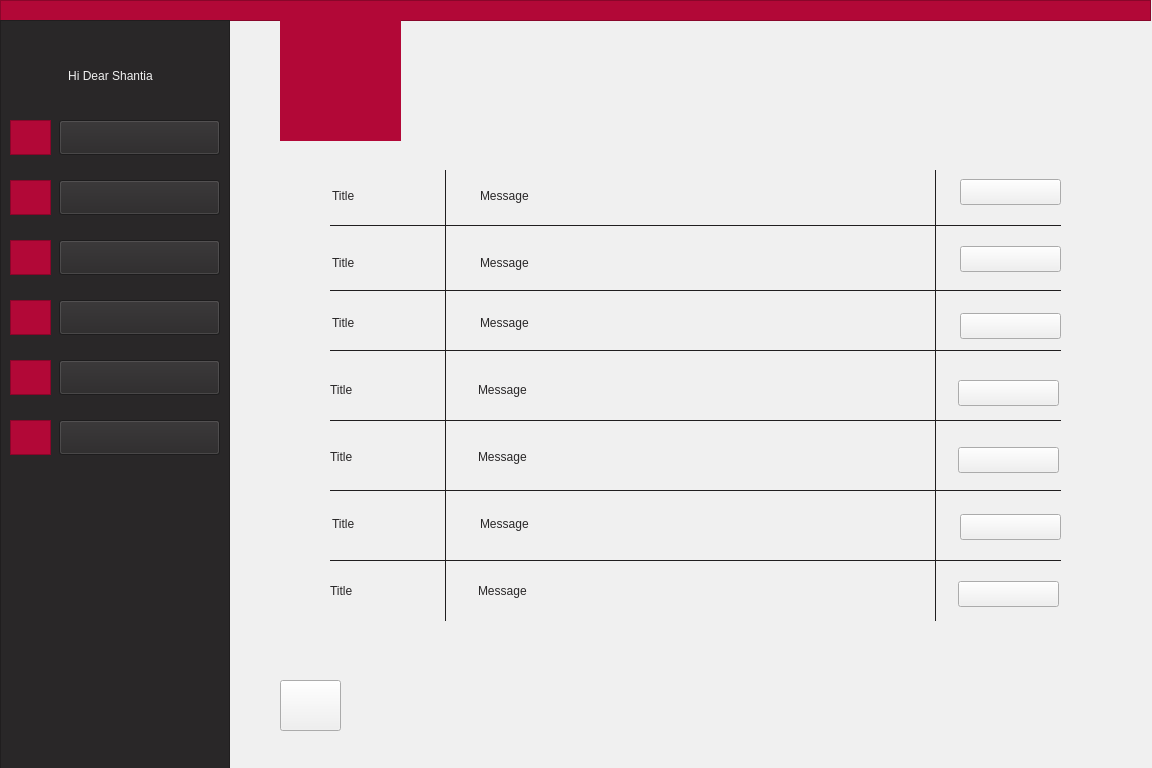
<?xml version="1.0" encoding="UTF-8"?>
<ui version="4.0">
 <class>teacherMessages</class>
 <widget class="QWidget" name="teacherMessages">
  <property name="geometry">
   <rect>
    <x>0</x>
    <y>0</y>
    <width>1152</width>
    <height>768</height>
   </rect>
  </property>
  <property name="minimumSize">
   <size>
    <width>1152</width>
    <height>768</height>
   </size>
  </property>
  <property name="windowTitle">
   <string>Form</string>
  </property>
  <property name="styleSheet">
   <string notr="true">background-color: rgb(240, 240, 240);</string>
  </property>
  <widget class="QLabel" name="label_14">
   <property name="geometry">
    <rect>
     <x>280</x>
     <y>680</y>
     <width>41</width>
     <height>46</height>
    </rect>
   </property>
   <property name="styleSheet">
    <string>font: 9pt &quot;Montserrat&quot;;
color: rgb(178, 8, 55);</string>
   </property>
   <property name="text">
    <string/>
   </property>
   <property name="pixmap">
    <pixmap resource="arrowIcon.qrc">:/new/prefix1/icons8-left-arrow-50.png</pixmap>
   </property>
   <property name="scaledContents">
    <bool>true</bool>
   </property>
  </widget>
  <widget class="QLabel" name="msg5">
   <property name="geometry">
    <rect>
     <x>478</x>
     <y>447</y>
     <width>421</width>
     <height>20</height>
    </rect>
   </property>
   <property name="styleSheet">
    <string notr="true">font: 9pt &quot;Montserrat&quot;;
color: rgb(41, 39, 40);</string>
   </property>
   <property name="text">
    <string>Message </string>
   </property>
  </widget>
  <widget class="QLabel" name="label_13">
   <property name="geometry">
    <rect>
     <x>960</x>
     <y>250</y>
     <width>101</width>
     <height>20</height>
    </rect>
   </property>
   <property name="styleSheet">
    <string notr="true">font: 9pt &quot;Montserrat&quot;;
color: rgb(178, 8, 55);</string>
   </property>
   <property name="text">
    <string>Watch More</string>
   </property>
  </widget>
  <widget class="QLabel" name="msg3">
   <property name="geometry">
    <rect>
     <x>480</x>
     <y>313</y>
     <width>421</width>
     <height>20</height>
    </rect>
   </property>
   <property name="styleSheet">
    <string notr="true">font: 9pt &quot;Montserrat&quot;;
color: rgb(41, 39, 40);</string>
   </property>
   <property name="text">
    <string>Message </string>
   </property>
  </widget>
  <widget class="QLabel" name="label_16">
   <property name="geometry">
    <rect>
     <x>960</x>
     <y>384</y>
     <width>101</width>
     <height>20</height>
    </rect>
   </property>
   <property name="styleSheet">
    <string notr="true">font: 9pt &quot;Montserrat&quot;;
color: rgb(178, 8, 55);</string>
   </property>
   <property name="text">
    <string>Watch More</string>
   </property>
  </widget>
  <widget class="QFrame" name="frame_9">
   <property name="geometry">
    <rect>
     <x>330</x>
     <y>350</y>
     <width>731</width>
     <height>1</height>
    </rect>
   </property>
   <property name="styleSheet">
    <string notr="true">background-color: rgb(41, 39, 40);
border-color: rgb(41, 39, 40);</string>
   </property>
   <property name="frameShape">
    <enum>QFrame::StyledPanel</enum>
   </property>
   <property name="frameShadow">
    <enum>QFrame::Raised</enum>
   </property>
  </widget>
  <widget class="QPushButton" name="msgbtn3">
   <property name="geometry">
    <rect>
     <x>960</x>
     <y>313</y>
     <width>101</width>
     <height>26</height>
    </rect>
   </property>
   <property name="text">
    <string/>
   </property>
  </widget>
  <widget class="QPushButton" name="msgbtn5">
   <property name="geometry">
    <rect>
     <x>958</x>
     <y>447</y>
     <width>101</width>
     <height>26</height>
    </rect>
   </property>
   <property name="text">
    <string/>
   </property>
  </widget>
  <widget class="QPushButton" name="backToMenu">
   <property name="geometry">
    <rect>
     <x>280</x>
     <y>680</y>
     <width>61</width>
     <height>51</height>
    </rect>
   </property>
   <property name="text">
    <string/>
   </property>
  </widget>
  <widget class="QLabel" name="label_19">
   <property name="geometry">
    <rect>
     <x>960</x>
     <y>585</y>
     <width>101</width>
     <height>20</height>
    </rect>
   </property>
   <property name="styleSheet">
    <string notr="true">font: 9pt &quot;Montserrat&quot;;
color: rgb(178, 8, 55);</string>
   </property>
   <property name="text">
    <string>Watch More</string>
   </property>
  </widget>
  <widget class="QLabel" name="label_15">
   <property name="geometry">
    <rect>
     <x>960</x>
     <y>317</y>
     <width>101</width>
     <height>20</height>
    </rect>
   </property>
   <property name="styleSheet">
    <string notr="true">font: 9pt &quot;Montserrat&quot;;
color: rgb(178, 8, 55);</string>
   </property>
   <property name="text">
    <string>Watch More</string>
   </property>
  </widget>
  <widget class="QFrame" name="frame_10">
   <property name="geometry">
    <rect>
     <x>330</x>
     <y>420</y>
     <width>731</width>
     <height>1</height>
    </rect>
   </property>
   <property name="styleSheet">
    <string notr="true">background-color: rgb(41, 39, 40);
border-color: rgb(41, 39, 40);</string>
   </property>
   <property name="frameShape">
    <enum>QFrame::StyledPanel</enum>
   </property>
   <property name="frameShadow">
    <enum>QFrame::Raised</enum>
   </property>
  </widget>
  <widget class="QPushButton" name="msgbtn6">
   <property name="geometry">
    <rect>
     <x>960</x>
     <y>514</y>
     <width>101</width>
     <height>26</height>
    </rect>
   </property>
   <property name="text">
    <string/>
   </property>
  </widget>
  <widget class="QLabel" name="label_17">
   <property name="geometry">
    <rect>
     <x>960</x>
     <y>451</y>
     <width>101</width>
     <height>20</height>
    </rect>
   </property>
   <property name="styleSheet">
    <string notr="true">font: 9pt &quot;Montserrat&quot;;
color: rgb(178, 8, 55);</string>
   </property>
   <property name="text">
    <string>Watch More</string>
   </property>
  </widget>
  <widget class="QLabel" name="label_18">
   <property name="geometry">
    <rect>
     <x>960</x>
     <y>518</y>
     <width>101</width>
     <height>20</height>
    </rect>
   </property>
   <property name="styleSheet">
    <string notr="true">font: 9pt &quot;Montserrat&quot;;
color: rgb(178, 8, 55);</string>
   </property>
   <property name="text">
    <string>Watch More</string>
   </property>
  </widget>
  <widget class="QFrame" name="frame_4">
   <property name="geometry">
    <rect>
     <x>330</x>
     <y>225</y>
     <width>731</width>
     <height>1</height>
    </rect>
   </property>
   <property name="styleSheet">
    <string notr="true">background-color: rgb(41, 39, 40);
border-color: rgb(41, 39, 40);</string>
   </property>
   <property name="frameShape">
    <enum>QFrame::StyledPanel</enum>
   </property>
   <property name="frameShadow">
    <enum>QFrame::Raised</enum>
   </property>
  </widget>
  <widget class="QFrame" name="frame_14">
   <property name="geometry">
    <rect>
     <x>445</x>
     <y>170</y>
     <width>1</width>
     <height>451</height>
    </rect>
   </property>
   <property name="styleSheet">
    <string notr="true">background-color: rgb(41, 39, 40);
border-color: rgb(41, 39, 40);</string>
   </property>
   <property name="frameShape">
    <enum>QFrame::StyledPanel</enum>
   </property>
   <property name="frameShadow">
    <enum>QFrame::Raised</enum>
   </property>
  </widget>
  <widget class="QPushButton" name="msgbtn7">
   <property name="geometry">
    <rect>
     <x>958</x>
     <y>581</y>
     <width>101</width>
     <height>26</height>
    </rect>
   </property>
   <property name="text">
    <string/>
   </property>
  </widget>
  <widget class="QLabel" name="msgtitle4">
   <property name="geometry">
    <rect>
     <x>330</x>
     <y>380</y>
     <width>81</width>
     <height>20</height>
    </rect>
   </property>
   <property name="styleSheet">
    <string notr="true">font: 9pt &quot;Montserrat&quot;;
color: rgb(41, 39, 40);</string>
   </property>
   <property name="text">
    <string>Title</string>
   </property>
  </widget>
  <widget class="QLabel" name="msg2">
   <property name="geometry">
    <rect>
     <x>480</x>
     <y>253</y>
     <width>421</width>
     <height>20</height>
    </rect>
   </property>
   <property name="styleSheet">
    <string notr="true">font: 9pt &quot;Montserrat&quot;;
color: rgb(41, 39, 40);</string>
   </property>
   <property name="text">
    <string>Message </string>
   </property>
  </widget>
  <widget class="QFrame" name="frame_13">
   <property name="geometry">
    <rect>
     <x>935</x>
     <y>170</y>
     <width>1</width>
     <height>451</height>
    </rect>
   </property>
   <property name="styleSheet">
    <string notr="true">background-color: rgb(41, 39, 40);
border-color: rgb(41, 39, 40);</string>
   </property>
   <property name="frameShape">
    <enum>QFrame::StyledPanel</enum>
   </property>
   <property name="frameShadow">
    <enum>QFrame::Raised</enum>
   </property>
  </widget>
  <widget class="QLabel" name="msg7">
   <property name="geometry">
    <rect>
     <x>478</x>
     <y>581</y>
     <width>421</width>
     <height>20</height>
    </rect>
   </property>
   <property name="styleSheet">
    <string notr="true">font: 9pt &quot;Montserrat&quot;;
color: rgb(41, 39, 40);</string>
   </property>
   <property name="text">
    <string>Message </string>
   </property>
  </widget>
  <widget class="QLabel" name="label_12">
   <property name="geometry">
    <rect>
     <x>960</x>
     <y>183</y>
     <width>101</width>
     <height>20</height>
    </rect>
   </property>
   <property name="styleSheet">
    <string notr="true">font: 9pt &quot;Montserrat&quot;;
color: rgb(178, 8, 55);</string>
   </property>
   <property name="text">
    <string>Watch More</string>
   </property>
  </widget>
  <widget class="QPushButton" name="msgbtn1">
   <property name="geometry">
    <rect>
     <x>960</x>
     <y>179</y>
     <width>101</width>
     <height>26</height>
    </rect>
   </property>
   <property name="text">
    <string/>
   </property>
  </widget>
  <widget class="QFrame" name="frame_12">
   <property name="geometry">
    <rect>
     <x>330</x>
     <y>560</y>
     <width>731</width>
     <height>1</height>
    </rect>
   </property>
   <property name="styleSheet">
    <string notr="true">background-color: rgb(41, 39, 40);
border-color: rgb(41, 39, 40);</string>
   </property>
   <property name="frameShape">
    <enum>QFrame::StyledPanel</enum>
   </property>
   <property name="frameShadow">
    <enum>QFrame::Raised</enum>
   </property>
  </widget>
  <widget class="QLabel" name="msg1">
   <property name="geometry">
    <rect>
     <x>480</x>
     <y>186</y>
     <width>421</width>
     <height>20</height>
    </rect>
   </property>
   <property name="styleSheet">
    <string notr="true">font: 9pt &quot;Montserrat&quot;;
color: rgb(41, 39, 40);</string>
   </property>
   <property name="text">
    <string>Message </string>
   </property>
  </widget>
  <widget class="QPushButton" name="msgbtn2">
   <property name="geometry">
    <rect>
     <x>960</x>
     <y>246</y>
     <width>101</width>
     <height>26</height>
    </rect>
   </property>
   <property name="text">
    <string/>
   </property>
  </widget>
  <widget class="QLabel" name="msgtitle7">
   <property name="geometry">
    <rect>
     <x>330</x>
     <y>581</y>
     <width>81</width>
     <height>20</height>
    </rect>
   </property>
   <property name="styleSheet">
    <string notr="true">font: 9pt &quot;Montserrat&quot;;
color: rgb(41, 39, 40);</string>
   </property>
   <property name="text">
    <string>Title</string>
   </property>
  </widget>
  <widget class="QLabel" name="msg6">
   <property name="geometry">
    <rect>
     <x>480</x>
     <y>514</y>
     <width>421</width>
     <height>20</height>
    </rect>
   </property>
   <property name="styleSheet">
    <string notr="true">font: 9pt &quot;Montserrat&quot;;
color: rgb(41, 39, 40);</string>
   </property>
   <property name="text">
    <string>Message </string>
   </property>
  </widget>
  <widget class="QLabel" name="msgtitle2">
   <property name="geometry">
    <rect>
     <x>332</x>
     <y>253</y>
     <width>81</width>
     <height>20</height>
    </rect>
   </property>
   <property name="styleSheet">
    <string notr="true">font: 9pt &quot;Montserrat&quot;;
color: rgb(41, 39, 40);</string>
   </property>
   <property name="text">
    <string>Title</string>
   </property>
  </widget>
  <widget class="QPushButton" name="msgbtn4">
   <property name="geometry">
    <rect>
     <x>958</x>
     <y>380</y>
     <width>101</width>
     <height>26</height>
    </rect>
   </property>
   <property name="text">
    <string/>
   </property>
  </widget>
  <widget class="QFrame" name="frame_8">
   <property name="geometry">
    <rect>
     <x>330</x>
     <y>290</y>
     <width>731</width>
     <height>1</height>
    </rect>
   </property>
   <property name="styleSheet">
    <string notr="true">background-color: rgb(41, 39, 40);
border-color: rgb(41, 39, 40);</string>
   </property>
   <property name="frameShape">
    <enum>QFrame::StyledPanel</enum>
   </property>
   <property name="frameShadow">
    <enum>QFrame::Raised</enum>
   </property>
  </widget>
  <widget class="QFrame" name="frame_11">
   <property name="geometry">
    <rect>
     <x>330</x>
     <y>490</y>
     <width>731</width>
     <height>1</height>
    </rect>
   </property>
   <property name="styleSheet">
    <string notr="true">background-color: rgb(41, 39, 40);
border-color: rgb(41, 39, 40);</string>
   </property>
   <property name="frameShape">
    <enum>QFrame::StyledPanel</enum>
   </property>
   <property name="frameShadow">
    <enum>QFrame::Raised</enum>
   </property>
  </widget>
  <widget class="QLabel" name="msgtitle6">
   <property name="geometry">
    <rect>
     <x>332</x>
     <y>514</y>
     <width>81</width>
     <height>20</height>
    </rect>
   </property>
   <property name="styleSheet">
    <string notr="true">font: 9pt &quot;Montserrat&quot;;
color: rgb(41, 39, 40);</string>
   </property>
   <property name="text">
    <string>Title</string>
   </property>
  </widget>
  <widget class="QLabel" name="msg4">
   <property name="geometry">
    <rect>
     <x>478</x>
     <y>380</y>
     <width>421</width>
     <height>20</height>
    </rect>
   </property>
   <property name="styleSheet">
    <string notr="true">font: 9pt &quot;Montserrat&quot;;
color: rgb(41, 39, 40);</string>
   </property>
   <property name="text">
    <string>Message </string>
   </property>
  </widget>
  <widget class="QLabel" name="msgtitle1">
   <property name="geometry">
    <rect>
     <x>332</x>
     <y>186</y>
     <width>81</width>
     <height>20</height>
    </rect>
   </property>
   <property name="styleSheet">
    <string notr="true">font: 9pt &quot;Montserrat&quot;;
color: rgb(41, 39, 40);</string>
   </property>
   <property name="text">
    <string>Title</string>
   </property>
  </widget>
  <widget class="QLabel" name="msgtitle3">
   <property name="geometry">
    <rect>
     <x>332</x>
     <y>313</y>
     <width>81</width>
     <height>20</height>
    </rect>
   </property>
   <property name="styleSheet">
    <string notr="true">font: 9pt &quot;Montserrat&quot;;
color: rgb(41, 39, 40);</string>
   </property>
   <property name="text">
    <string>Title</string>
   </property>
  </widget>
  <widget class="QLabel" name="msgtitle5">
   <property name="geometry">
    <rect>
     <x>330</x>
     <y>447</y>
     <width>81</width>
     <height>20</height>
    </rect>
   </property>
   <property name="styleSheet">
    <string notr="true">font: 9pt &quot;Montserrat&quot;;
color: rgb(41, 39, 40);</string>
   </property>
   <property name="text">
    <string>Title</string>
   </property>
  </widget>
  <widget class="QLabel" name="label">
   <property name="geometry">
    <rect>
     <x>280</x>
     <y>20</y>
     <width>121</width>
     <height>121</height>
    </rect>
   </property>
   <property name="styleSheet">
    <string notr="true">background-color: rgb(178, 8, 55);
border-color: rgb(178, 8, 55);
</string>
   </property>
   <property name="text">
    <string/>
   </property>
   <property name="pixmap">
    <pixmap>:/AjaxLogo/filename.jpg</pixmap>
   </property>
   <property name="scaledContents">
    <bool>true</bool>
   </property>
   <property name="alignment">
    <set>Qt::AlignCenter</set>
   </property>
  </widget>
  <widget class="QFrame" name="frame">
   <property name="geometry">
    <rect>
     <x>0</x>
     <y>0</y>
     <width>1151</width>
     <height>21</height>
    </rect>
   </property>
   <property name="styleSheet">
    <string notr="true">background-color: rgb(178, 8, 55);
border-color: rgb(178, 8, 55);</string>
   </property>
   <property name="frameShape">
    <enum>QFrame::StyledPanel</enum>
   </property>
   <property name="frameShadow">
    <enum>QFrame::Raised</enum>
   </property>
  </widget>
  <widget class="QFrame" name="frame_2">
   <property name="geometry">
    <rect>
     <x>0</x>
     <y>20</y>
     <width>230</width>
     <height>768</height>
    </rect>
   </property>
   <property name="styleSheet">
    <string notr="true">background-color: rgb(41, 39, 40);
border-color: rgb(41, 39, 40);</string>
   </property>
   <property name="frameShape">
    <enum>QFrame::StyledPanel</enum>
   </property>
   <property name="frameShadow">
    <enum>QFrame::Raised</enum>
   </property>
   <widget class="QPushButton" name="pushButton">
    <property name="geometry">
     <rect>
      <x>59</x>
      <y>100</y>
      <width>161</width>
      <height>35</height>
     </rect>
    </property>
    <property name="styleSheet">
     <string notr="true">font: 11pt &quot;Montserrat&quot;;
</string>
    </property>
    <property name="text">
     <string/>
    </property>
   </widget>
   <widget class="QPushButton" name="pushButton_2">
    <property name="geometry">
     <rect>
      <x>59</x>
      <y>160</y>
      <width>161</width>
      <height>35</height>
     </rect>
    </property>
    <property name="styleSheet">
     <string notr="true">font: 11pt &quot;Montserrat&quot;;
</string>
    </property>
    <property name="text">
     <string/>
    </property>
   </widget>
   <widget class="QPushButton" name="pushButton_3">
    <property name="geometry">
     <rect>
      <x>59</x>
      <y>220</y>
      <width>161</width>
      <height>35</height>
     </rect>
    </property>
    <property name="styleSheet">
     <string notr="true">font: 11pt &quot;Montserrat&quot;;
</string>
    </property>
    <property name="text">
     <string/>
    </property>
   </widget>
   <widget class="QPushButton" name="pushButton_4">
    <property name="geometry">
     <rect>
      <x>59</x>
      <y>280</y>
      <width>161</width>
      <height>35</height>
     </rect>
    </property>
    <property name="styleSheet">
     <string notr="true">font: 11pt &quot;Montserrat&quot;;
</string>
    </property>
    <property name="text">
     <string/>
    </property>
   </widget>
   <widget class="QPushButton" name="pushButton_5">
    <property name="geometry">
     <rect>
      <x>59</x>
      <y>340</y>
      <width>161</width>
      <height>35</height>
     </rect>
    </property>
    <property name="styleSheet">
     <string notr="true">font: 11pt &quot;Montserrat&quot;;
</string>
    </property>
    <property name="text">
     <string/>
    </property>
   </widget>
   <widget class="QPushButton" name="pushButton_6">
    <property name="geometry">
     <rect>
      <x>59</x>
      <y>400</y>
      <width>161</width>
      <height>35</height>
     </rect>
    </property>
    <property name="styleSheet">
     <string notr="true">font: 11pt &quot;Montserrat&quot;;
</string>
    </property>
    <property name="text">
     <string/>
    </property>
   </widget>
   <widget class="QFrame" name="frame_3">
    <property name="geometry">
     <rect>
      <x>10</x>
      <y>100</y>
      <width>41</width>
      <height>35</height>
     </rect>
    </property>
    <property name="styleSheet">
     <string notr="true">background-color: rgb(178, 8, 55);
border-color: rgb(178, 8, 55);</string>
    </property>
    <property name="frameShape">
     <enum>QFrame::StyledPanel</enum>
    </property>
    <property name="frameShadow">
     <enum>QFrame::Raised</enum>
    </property>
    <widget class="QLabel" name="label_21">
     <property name="geometry">
      <rect>
       <x>5</x>
       <y>2</y>
       <width>31</width>
       <height>31</height>
      </rect>
     </property>
     <property name="styleSheet">
      <string notr="true"/>
     </property>
     <property name="text">
      <string/>
     </property>
     <property name="pixmap">
      <pixmap resource="icon.qrc">:/icon/profile.png</pixmap>
     </property>
     <property name="scaledContents">
      <bool>true</bool>
     </property>
    </widget>
   </widget>
   <widget class="QFrame" name="frame_5">
    <property name="geometry">
     <rect>
      <x>10</x>
      <y>160</y>
      <width>41</width>
      <height>35</height>
     </rect>
    </property>
    <property name="cursor">
     <cursorShape>ArrowCursor</cursorShape>
    </property>
    <property name="styleSheet">
     <string notr="true">background-color: rgb(178, 8, 55);
border-color: rgb(178, 8, 55);</string>
    </property>
    <property name="frameShape">
     <enum>QFrame::StyledPanel</enum>
    </property>
    <property name="frameShadow">
     <enum>QFrame::Raised</enum>
    </property>
    <widget class="QLabel" name="label_20">
     <property name="geometry">
      <rect>
       <x>5</x>
       <y>2</y>
       <width>31</width>
       <height>31</height>
      </rect>
     </property>
     <property name="text">
      <string/>
     </property>
     <property name="pixmap">
      <pixmap resource="icon.qrc">:/icon/message.png</pixmap>
     </property>
     <property name="scaledContents">
      <bool>true</bool>
     </property>
    </widget>
   </widget>
   <widget class="QFrame" name="frame_6">
    <property name="geometry">
     <rect>
      <x>10</x>
      <y>220</y>
      <width>41</width>
      <height>35</height>
     </rect>
    </property>
    <property name="styleSheet">
     <string notr="true">background-color: rgb(178, 8, 55);
border-color: rgb(178, 8, 55);</string>
    </property>
    <property name="frameShape">
     <enum>QFrame::StyledPanel</enum>
    </property>
    <property name="frameShadow">
     <enum>QFrame::Raised</enum>
    </property>
    <widget class="QLabel" name="label_10">
     <property name="geometry">
      <rect>
       <x>5</x>
       <y>2</y>
       <width>31</width>
       <height>31</height>
      </rect>
     </property>
     <property name="text">
      <string/>
     </property>
     <property name="pixmap">
      <pixmap resource="icon.qrc">:/icon/information.png</pixmap>
     </property>
     <property name="scaledContents">
      <bool>true</bool>
     </property>
    </widget>
   </widget>
   <widget class="QFrame" name="frame_7">
    <property name="geometry">
     <rect>
      <x>10</x>
      <y>280</y>
      <width>41</width>
      <height>35</height>
     </rect>
    </property>
    <property name="styleSheet">
     <string notr="true">background-color: rgb(178, 8, 55);
border-color: rgb(178, 8, 55);</string>
    </property>
    <property name="frameShape">
     <enum>QFrame::StyledPanel</enum>
    </property>
    <property name="frameShadow">
     <enum>QFrame::Raised</enum>
    </property>
    <widget class="QLabel" name="label_22">
     <property name="geometry">
      <rect>
       <x>5</x>
       <y>2</y>
       <width>31</width>
       <height>31</height>
      </rect>
     </property>
     <property name="text">
      <string/>
     </property>
     <property name="pixmap">
      <pixmap resource="icon.qrc">:/icon/upload-mail.png</pixmap>
     </property>
     <property name="scaledContents">
      <bool>true</bool>
     </property>
    </widget>
   </widget>
   <widget class="QFrame" name="frame_15">
    <property name="geometry">
     <rect>
      <x>10</x>
      <y>340</y>
      <width>41</width>
      <height>35</height>
     </rect>
    </property>
    <property name="styleSheet">
     <string notr="true">background-color: rgb(178, 8, 55);
border-color: rgb(178, 8, 55);</string>
    </property>
    <property name="frameShape">
     <enum>QFrame::StyledPanel</enum>
    </property>
    <property name="frameShadow">
     <enum>QFrame::Raised</enum>
    </property>
    <widget class="QLabel" name="label_11">
     <property name="geometry">
      <rect>
       <x>5</x>
       <y>2</y>
       <width>31</width>
       <height>31</height>
      </rect>
     </property>
     <property name="text">
      <string/>
     </property>
     <property name="pixmap">
      <pixmap resource="icon.qrc">:/icon/schedule.png</pixmap>
     </property>
     <property name="scaledContents">
      <bool>true</bool>
     </property>
    </widget>
   </widget>
   <widget class="QFrame" name="frame_16">
    <property name="geometry">
     <rect>
      <x>10</x>
      <y>400</y>
      <width>41</width>
      <height>35</height>
     </rect>
    </property>
    <property name="styleSheet">
     <string notr="true">background-color: rgb(178, 8, 55);
border-color: rgb(178, 8, 55);</string>
    </property>
    <property name="frameShape">
     <enum>QFrame::StyledPanel</enum>
    </property>
    <property name="frameShadow">
     <enum>QFrame::Raised</enum>
    </property>
    <widget class="QLabel" name="label_23">
     <property name="geometry">
      <rect>
       <x>5</x>
       <y>2</y>
       <width>31</width>
       <height>31</height>
      </rect>
     </property>
     <property name="text">
      <string/>
     </property>
     <property name="pixmap">
      <pixmap resource="second-icon.qrc">:/secong gr/scorecard.png</pixmap>
     </property>
     <property name="scaledContents">
      <bool>true</bool>
     </property>
    </widget>
   </widget>
   <widget class="QLabel" name="label_2">
    <property name="geometry">
     <rect>
      <x>20</x>
      <y>40</y>
      <width>181</width>
      <height>31</height>
     </rect>
    </property>
    <property name="styleSheet">
     <string notr="true">font: 11pt &quot;Montserrat&quot;;
color: rgb(240, 240, 240);</string>
    </property>
    <property name="text">
     <string>Hi Dear Shantia</string>
    </property>
    <property name="alignment">
     <set>Qt::AlignCenter</set>
    </property>
   </widget>
   <widget class="QLabel" name="label_3">
    <property name="geometry">
     <rect>
      <x>110</x>
      <y>100</y>
      <width>61</width>
      <height>30</height>
     </rect>
    </property>
    <property name="autoFillBackground">
     <bool>false</bool>
    </property>
    <property name="styleSheet">
     <string notr="true">font: 11pt &quot;Montserrat&quot;;
color: rgb(240, 240, 240);</string>
    </property>
    <property name="lineWidth">
     <number>0</number>
    </property>
    <property name="text">
     <string>Profile</string>
    </property>
    <property name="alignment">
     <set>Qt::AlignCenter</set>
    </property>
   </widget>
   <widget class="QLabel" name="label_4">
    <property name="geometry">
     <rect>
      <x>90</x>
      <y>160</y>
      <width>101</width>
      <height>30</height>
     </rect>
    </property>
    <property name="styleSheet">
     <string notr="true">font: 11pt &quot;Montserrat&quot;;
color: rgb(240, 240, 240);</string>
    </property>
    <property name="text">
     <string>Messages</string>
    </property>
    <property name="alignment">
     <set>Qt::AlignCenter</set>
    </property>
   </widget>
   <widget class="QLabel" name="label_5">
    <property name="geometry">
     <rect>
      <x>60</x>
      <y>220</y>
      <width>161</width>
      <height>30</height>
     </rect>
    </property>
    <property name="styleSheet">
     <string notr="true">font: 11pt &quot;Montserrat&quot;;
color: rgb(240, 240, 240);</string>
    </property>
    <property name="text">
     <string>Class Information</string>
    </property>
    <property name="alignment">
     <set>Qt::AlignCenter</set>
    </property>
   </widget>
   <widget class="QLabel" name="label_6">
    <property name="geometry">
     <rect>
      <x>70</x>
      <y>280</y>
      <width>141</width>
      <height>30</height>
     </rect>
    </property>
    <property name="styleSheet">
     <string notr="true">font: 11pt &quot;Montserrat&quot;;
color: rgb(240, 240, 240);</string>
    </property>
    <property name="text">
     <string>Send Assertion</string>
    </property>
    <property name="alignment">
     <set>Qt::AlignCenter</set>
    </property>
   </widget>
   <widget class="QLabel" name="label_7">
    <property name="geometry">
     <rect>
      <x>60</x>
      <y>340</y>
      <width>161</width>
      <height>30</height>
     </rect>
    </property>
    <property name="styleSheet">
     <string notr="true">font: 11pt &quot;Montserrat&quot;;
color: rgb(240, 240, 240);</string>
    </property>
    <property name="text">
     <string>Weekly Schedule</string>
    </property>
    <property name="alignment">
     <set>Qt::AlignCenter</set>
    </property>
   </widget>
   <widget class="QLabel" name="label_8">
    <property name="geometry">
     <rect>
      <x>70</x>
      <y>400</y>
      <width>131</width>
      <height>30</height>
     </rect>
    </property>
    <property name="styleSheet">
     <string notr="true">font: 11pt &quot;Montserrat&quot;;
color: rgb(240, 240, 240);</string>
    </property>
    <property name="text">
     <string>Record Scores</string>
    </property>
    <property name="alignment">
     <set>Qt::AlignCenter</set>
    </property>
   </widget>
   <zorder>frame_15</zorder>
   <zorder>frame_16</zorder>
   <zorder>frame_3</zorder>
   <zorder>frame_5</zorder>
   <zorder>frame_6</zorder>
   <zorder>frame_7</zorder>
   <zorder>label_2</zorder>
   <zorder>label_3</zorder>
   <zorder>label_4</zorder>
   <zorder>label_5</zorder>
   <zorder>label_6</zorder>
   <zorder>label_7</zorder>
   <zorder>label_8</zorder>
   <zorder>pushButton</zorder>
   <zorder>pushButton_2</zorder>
   <zorder>pushButton_3</zorder>
   <zorder>pushButton_4</zorder>
   <zorder>pushButton_5</zorder>
   <zorder>pushButton_6</zorder>
  </widget>
  <widget class="QLabel" name="label_9">
   <property name="geometry">
    <rect>
     <x>285</x>
     <y>20</y>
     <width>111</width>
     <height>111</height>
    </rect>
   </property>
   <property name="styleSheet">
    <string notr="true">background-color: rgb(178, 8, 55);</string>
   </property>
   <property name="text">
    <string/>
   </property>
   <property name="pixmap">
    <pixmap resource="pictures.qrc">:/logo/filename.jpg</pixmap>
   </property>
   <property name="scaledContents">
    <bool>true</bool>
   </property>
  </widget>
  <zorder>label_14</zorder>
  <zorder>msg5</zorder>
  <zorder>label_13</zorder>
  <zorder>msg3</zorder>
  <zorder>label_16</zorder>
  <zorder>frame_9</zorder>
  <zorder>backToMenu</zorder>
  <zorder>label_19</zorder>
  <zorder>label_15</zorder>
  <zorder>frame_10</zorder>
  <zorder>label_17</zorder>
  <zorder>label_18</zorder>
  <zorder>frame_4</zorder>
  <zorder>frame_14</zorder>
  <zorder>msgbtn7</zorder>
  <zorder>msgtitle4</zorder>
  <zorder>msg2</zorder>
  <zorder>frame_13</zorder>
  <zorder>msg7</zorder>
  <zorder>label_12</zorder>
  <zorder>msgbtn1</zorder>
  <zorder>frame_12</zorder>
  <zorder>msg1</zorder>
  <zorder>msgbtn2</zorder>
  <zorder>msgtitle7</zorder>
  <zorder>msg6</zorder>
  <zorder>msgtitle2</zorder>
  <zorder>msgbtn4</zorder>
  <zorder>frame_8</zorder>
  <zorder>frame_11</zorder>
  <zorder>msgtitle6</zorder>
  <zorder>msg4</zorder>
  <zorder>msgtitle1</zorder>
  <zorder>msgtitle3</zorder>
  <zorder>msgtitle5</zorder>
  <zorder>msgbtn3</zorder>
  <zorder>msgbtn5</zorder>
  <zorder>msgbtn6</zorder>
  <zorder>frame</zorder>
  <zorder>frame_2</zorder>
  <zorder>label</zorder>
  <zorder>label_9</zorder>
 </widget>
 <resources>
  <include location="icon.qrc"/>
  <include location="pictures.qrc"/>
  <include location="second-icon.qrc"/>
  <include location="arrowIcon.qrc"/>
 </resources>
 <connections/>
</ui>
